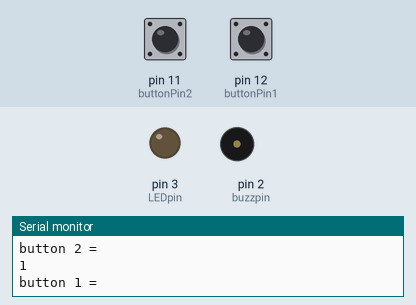
This sketch was run on a simulated Arduino Uno, built with avr-gcc and run on an emulated ATmega328P. Parts: output pins drawn as LEDs (lit = HIGH), buzzer (waves = sounding, pin HIGH), the last lines printed to the serial monitor. Inputs (shaded band) come from the test bench; at power-on: pin 11 (buttonPin2) HIGH, pin 12 (buttonPin1) HIGH.

Above: at 1.2 s.
1.3 s: pin 11 (buttonPin2) pulled LOW for 3.2 s
At 1.7 s:
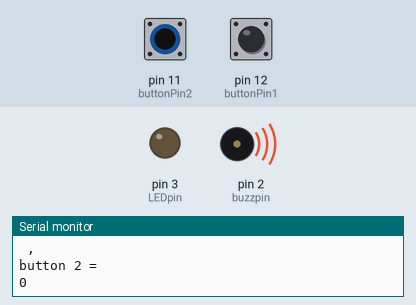
6.0 s: pin 12 (buttonPin1) pulled LOW for 1 s
At 7.9 s:
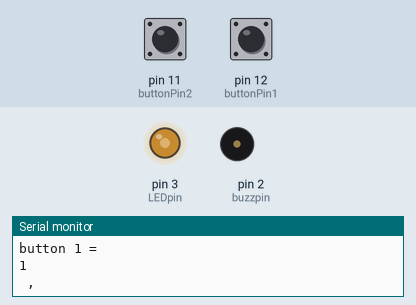
8.5 s: pin 12 (buttonPin1) pulled LOW for 3.2 s
At 12.3 s:
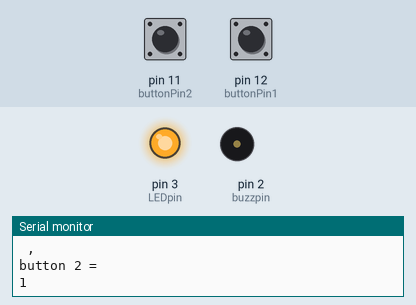
13.2 s: pin 11 (buttonPin2) pulled LOW for 0.15 s
At 14.4 s:
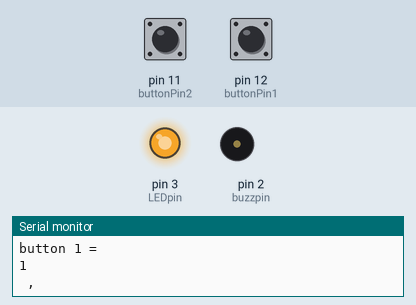
14.8 s: pin 12 (buttonPin1) pulsed LOW 2 times (0.12 s each, 0.3 s apart)
At 15.32 s:
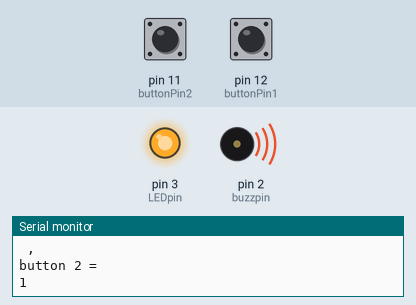
18.4 s: pin 12 (buttonPin1) pulsed LOW 5 times (0.12 s each, 0.3 s apart)
At 20.6 s:
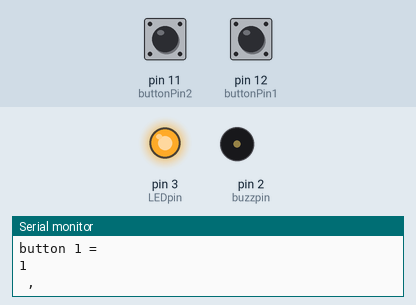
Timing chart, 0 to 22.1 s (numbered marks = the images above; inputs shaded):
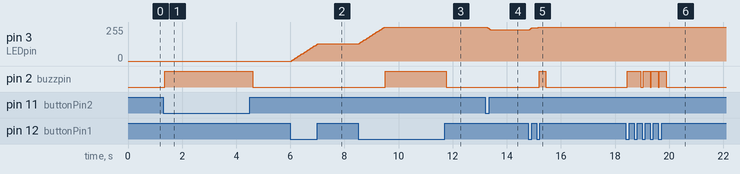

The sketch:

sketch_jun19a.ino
```cpp
int buttonPin1 = 12;
int buttonPin2 = 11;
int LEDpin = 3;
int buzzpin = 2;
int buttonVal1;
int buttonVal2;
int dt = 250;
int LEDBright = 0 ;

void setup() {
pinMode(buttonPin1 , INPUT);
pinMode(buttonPin2, INPUT);
pinMode(LEDpin , OUTPUT);
pinMode(buzzpin , OUTPUT);
Serial.begin(9600);
}

void loop() {

buttonVal1 = digitalRead(buttonPin1);
buttonVal2 = digitalRead(buttonPin2);
Serial.println("button 1 = ");
Serial.println(buttonVal1);
Serial.println(" , ");
Serial.println("button 2 = ");
Serial.println(buttonVal2);

if (buttonVal1 == 0){
  LEDBright = LEDBright+5;
}
if (buttonVal2 == 0){
  LEDBright = LEDBright - 5;
}
if (LEDBright >255){
  LEDBright = 255;
  digitalWrite(buzzpin , HIGH);
  delay(dt);
  digitalWrite( buzzpin , LOW);

}
if(LEDBright < 0){
  LEDBright = 0;
  digitalWrite(buzzpin , HIGH);
  delay(dt);
  digitalWrite( buzzpin , LOW);


}
analogWrite(LEDpin , LEDBright);
}
```

Measured:
- after the input at 1.3 s, pin 2 (buzzpin): LOW → HIGH after 0.06 s, → LOW 3.3 s later
- after the input at 6.0 s, pin 3 (LEDpin): moves from 0/255 to 130/255 over 0.96 s, starting after 0.05 s
- after the input at 8.5 s, pin 3 (LEDpin): moves from 130/255 to 255/255 over 0.92 s, starting after 0.05 s; pin 2 (buzzpin): LOW → HIGH after 1.0 s, → LOW 2.3 s later
- after the input at 13.2 s, pin 3 (LEDpin): 255/255 → 235/255 after 0.07 s
- after the input at 14.8 s, pin 3 (LEDpin): 235/255 → 250/255 after 0.05 s, → 255/255 0.31 s later; pin 2 (buzzpin): LOW → HIGH after 0.40 s, → LOW 0.25 s later
- after the input at 18.4 s, pin 2 (buzzpin): LOW → HIGH after 0.06 s, then moves between LOW and HIGH, repeating every 0.30 s
